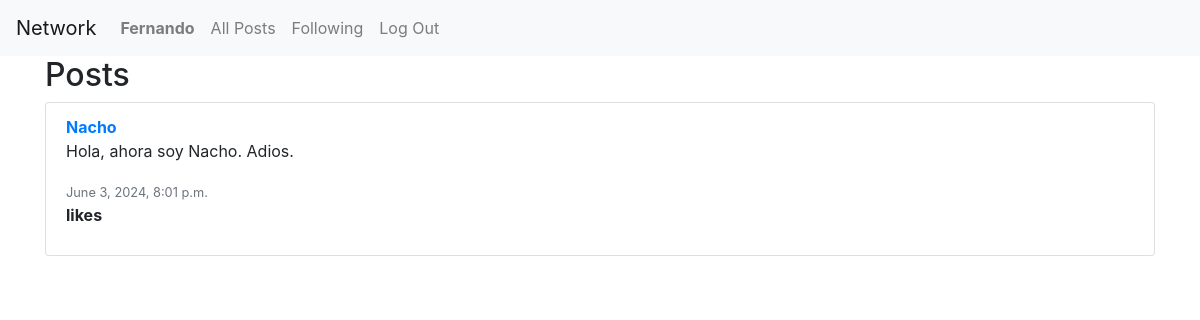
Before: /following/Nacho/ (signed in) with the older database file.
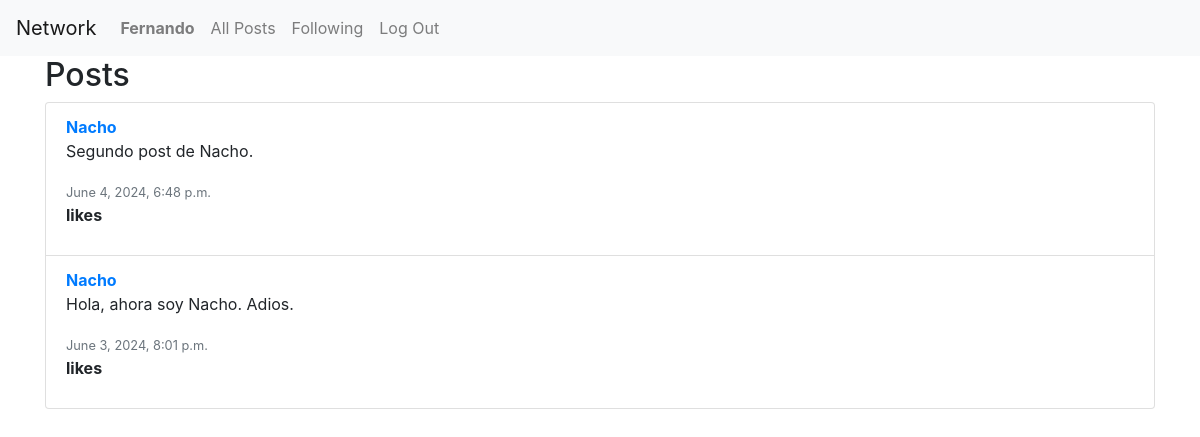
After: the same page with the newer database file.
### network/models.py (models this page shows, shortened)
class Post(models.Model):
    user = models.ForeignKey(User, on_delete=models.CASCADE, related_name="posts")
    content = models.TextField(blank=True)
    timestamp = models.DateTimeField(auto_now_add=True)

class User(AbstractUser):
    pass

### network/views.py (the view)
# urls.py: path('following/<str:username>/', views.following, name='following'),
@login_required
def following(request, username):
    user_profile = get_object_or_404(User, username=username)
    posts = Post.objects.filter(user=user_profile).order_by('-timestamp')
    return render(request, "network/following.html", {"posts": posts})

### network/templates/network/following.html
{% extends "network/layout.html" %}
{% block body %}
<div class="container">
    <h2>Posts</h2>
    <ul class="list-group">
        {% for post in posts %}
            <li class="list-group-item">
                <a href="{% url 'network:profile' post.user.username %}"><strong>{{ post.user.username }}</strong></a>
                <p>{{ post.content }}</p>
                <small class="text-muted">{{ post.timestamp }}</small>
                <p><strong>{{ post.likes_count }} likes</strong></p>
            </li>
        {% endfor %}
    </ul>
</div>
{% endblock %}

Changed rows visible on the page:
added Post: user.username "Nacho", content "Segundo post de Nacho.", timestamp "June 4, 2024, 6:48 p.m."
